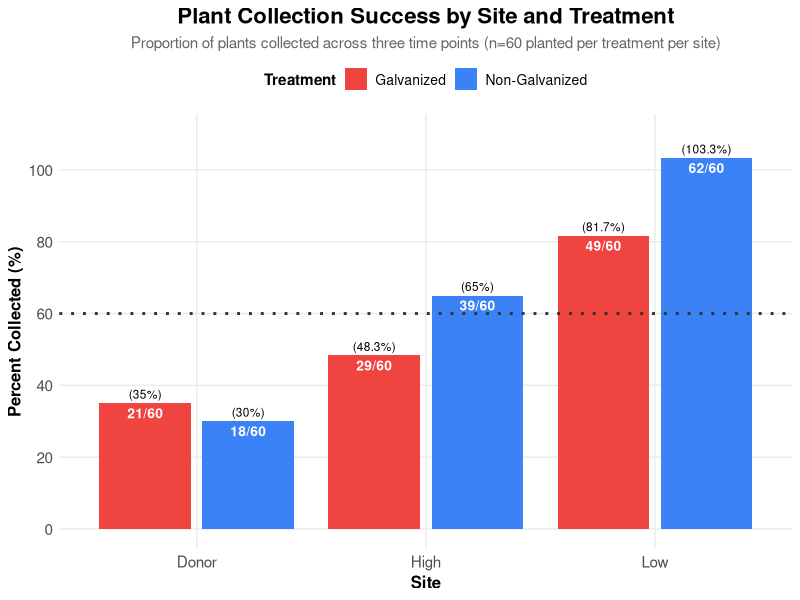

Write the R code that produced this figure. (Note: this script raises an error after producing the figure.)
### LOAD PACKAGES
library(tidyverse)

#read in data
data<- read_csv("raw_data/plant_data.csv")

#peek at the data 
str(data)
head(data)
View(data)
names(data)


# First, let's see what values exist for collection_point and site
unique(data$collection_point)
unique(data$site)

# Count natural plants collected at T0
data %>%
  filter(
    !is.na(date_collected),           # Must have been collected
    tolower(collection_point) == "t0", # At T0 time point
    tolower(site) == "natural") %>%         # Natural site
  view()

#12 plants were collected for baseline measurements at T0 at donor meadow (natural plants) 

# See all combinations of site and collection_point with counts
site_time_summary <- data %>%
  filter(!is.na(date_collected)) %>%
  count(site, collection_point) %>%
  arrange(site, collection_point)
site_time_summary

# Full summary with site, collection_point, and treatment
full_summary <- data %>%
  filter(!is.na(date_collected)) %>%
  count(site, collection_point, g_ng) %>%
  pivot_wider(
    names_from = g_ng,
    values_from = n,
    values_fill = 0) %>%
  arrange(site, collection_point)
print(full_summary)

# Calculate proportions collected at each site
# 60 galvinized (g) and 60 not galvanized (ng) planted at each experimental site

proportion_summary <- data %>%
  filter(!is.na(collection_point), 
         site %in% c("high", "low", "donor"),  # Only experimental sites
         collection_point %in% c("t1", "t2", "t3")) %>%
  count(site, g_ng) %>%
  mutate(
    planted = 60,
    proportion_collected = n / planted,
    percent_collected = (n / planted) * 100)
print(proportion_summary)

# By site and time point
proportion_by_time <- data %>%
  filter(!is.na(date_collected), 
         site %in% c("high", "low", "donor"),
         collection_point %in% c("t1", "t2", "t3")) %>%
  count(site, collection_point, g_ng) %>%
  mutate(
    planted = 60,
    proportion_collected = n / planted,
    percent_collected = (n / planted) * 100) %>%
  arrange(site, collection_point, g_ng)
print(proportion_by_time)

# Total by site (all time points combined)
total_by_site <- data %>%
  filter(!is.na(date_collected), 
         site %in% c("high", "low", "donor"),
         collection_point %in% c("t1", "t2", "t3")) %>%
  count(site, g_ng) %>%
  mutate(
    planted = 60,
    total_collected = n,
    proportion = n / planted,
    percent = (n / planted) * 100)
print(total_by_site)

# Remove non-numeric IDs, keep only numeric plant IDs (this is plants that kept original tag)
#data_numeric_only <- data %>%
 # filter(!is.na(id), id != "", !grepl("[^0-9]", id))


# Create a plot to visualize porportion collected
# Filter out NA treatments and aggregate by site
proportion_plot_data <- proportion_by_time %>%
  filter(!is.na(g_ng), g_ng != "NA") %>%
  group_by(site, g_ng) %>%
  summarise(
    n = sum(n),
    planted = 60,
    percent_collected = (n / planted) * 100,
    .groups = 'drop')

ggplot(proportion_plot_data, aes(x = site, y = percent_collected, fill = g_ng)) +
  geom_bar(stat = "identity", position = position_dodge(width = 0.9), width = 0.8) +
  geom_hline(yintercept = 60, linetype = "dotted", color = "gray20", linewidth = 1) +
  geom_text(aes(label = paste0(n, "/60")), 
            position = position_dodge(width = 0.9), 
            vjust = 1.5, 
            size = 3.5,
            color = "white",
            fontface = "bold") +
  geom_text(aes(label = paste0("(", round(percent_collected, 1), "%)")), 
            position = position_dodge(width = 0.9), 
            vjust = -0.5, 
            size = 3) +
  scale_fill_manual(values = c("g" = "#ef4440", "ng" = "#3b82f6"),
                    labels = c("g" = "Galvanized", "ng" = "Non-Galvanized"),
                    name = "Treatment") +
  labs(title = "Plant Collection Success by Site and Treatment",
       subtitle = "Proportion of plants collected across three time points (n=60 planted per treatment per site)",
       x = "Site",
       y = "Percent Collected (%)") +
  scale_y_continuous(limits = c(0, 110), breaks = seq(0, 100, 20)) +
  scale_x_discrete(labels = c("donor" = "Donor", "high" = "High", "low" = "Low")) +
  theme_minimal() +
  theme(
    plot.title = element_text(size = 16, face = "bold", hjust = 0.5),
    plot.subtitle = element_text(size = 11, hjust = 0.5, color = "gray40"),
    axis.title = element_text(size = 12, face = "bold"),
    axis.text = element_text(size = 11),
    legend.position = "top",
    legend.title = element_text(size = 11, face = "bold"),
    legend.text = element_text(size = 10),
    panel.grid.minor = element_blank())

# Prepare data for time point visualization
time_point_data <- proportion_by_time_clean %>%
  filter(!is.na(g_ng), g_ng != "NA", 
         site %in% c("donor", "high", "low"),
         collection_point %in% c("t1", "t2", "t3"))

# Plot collection over time points
ggplot(time_point_data, aes(x = collection_point, y = percent_collected, fill = g_ng)) +
  geom_bar(stat = "identity", position = position_dodge(width = 0.9), width = 0.8) +
  geom_hline(yintercept = 20, linetype = "dotted", color = "gray20", linewidth = 1) +
  geom_text(aes(label = paste0(n, "/60")), 
            position = position_dodge(width = 0.9), 
            vjust = 1.5, 
            size = 3,
            color = "white",
            fontface = "bold") +
  geom_text(aes(label = paste0("(", round(percent_collected, 1), "%)")), 
            position = position_dodge(width = 0.9), 
            vjust = -0.5, 
            size = 2.5) +
  facet_wrap(~ site, labeller = labeller(site = c("donor" = "Donor", 
                                                  "high" = "High", 
                                                  "low" = "Low"))) +
  scale_fill_manual(values = c("g" = "#ef4444", "ng" = "#3b82f6"),
                    labels = c("g" = "Galvanized", "ng" = "Non-Galvanized"),
                    name = "Treatment") +
  labs(title = "Plant Collection Success Over Time by Site",
       subtitle = "Number collected at each time point (n=60 planted per treatment per site)",
       x = "Collection Time Point",
       y = "Percent Collected (%)") +
  scale_y_continuous(limits = c(0, 80), breaks = seq(0, 80, 20)) +
  scale_x_discrete(labels = c("t1" = "T1", "t2" = "T2", "t3" = "T3")) +
  theme_minimal() +
  theme(
    plot.title = element_text(size = 16, face = "bold", hjust = 0.5),
    plot.subtitle = element_text(size = 11, hjust = 0.5, color = "gray40"),
    axis.title = element_text(size = 12, face = "bold"),
    axis.text = element_text(size = 10),
    legend.position = "top",
    legend.title = element_text(size = 11, face = "bold"),
    legend.text = element_text(size = 10),
    strip.text = element_text(size = 12, face = "bold"),
    panel.grid.minor = element_blank())


# Calculate cumulative collection properly
# At T1: collect some plants
# At T2: collect from what remains (60 - T1 collected)
# At T3: collect from what remains (60 - T1 - T2 collected)

# Calculate cumulative for Low and High, we will ignore Donor now
cumulative_collection <- proportion_by_time %>%
  filter(!is.na(g_ng), g_ng != "NA", 
         site %in% c("high", "low"),
         collection_point %in% c("t1", "t2", "t3")) %>%
  arrange(site, g_ng, collection_point) %>%
  group_by(site, g_ng) %>%
  mutate(
    remaining = 60 - cumsum(lag(n, default = 0)),
    percent_of_remaining = (n / remaining) * 100) %>%
  ungroup()

# Create a combined variable for time point and treatment for different colors
cumulative_collection <- cumulative_collection %>%
  mutate(
    time_treatment = paste0(collection_point, "_", g_ng))

# Plot with different shades for each time point
ggplot(cumulative_collection, aes(x = g_ng, y = percent_of_remaining, fill = g_ng)) +
  geom_hline(yintercept = 20, linetype = "dotted", color = "gray20", linewidth = 1) +
  geom_bar(stat = "identity", width = 0.7) +
  geom_text(aes(label = paste0(n, "/", remaining)), 
            vjust = 1.5, 
            size = 3,
            color = "white",
            fontface = "bold") +
  geom_text(aes(label = paste0("(", round(percent_of_remaining, 1), "%)")), 
            vjust = -0.5, 
            size = 2.5) +
  facet_grid(site ~ collection_point, 
             labeller = labeller(site = c("high" = "High", "low" = "Low"),
                                 collection_point = c("t1" = "T1", "t2" = "T2", "t3" = "T3"))) +
  scale_fill_manual(
    values = c("g" = "#ef4444", "ng" = "#3b82f6"),
    labels = c("g" = "Galvanized", "ng" = "Non-Galvanized"),
    name = "Treatment"
  ) +
  labs(title = "Plant Collection Success Over Time by Site",
       subtitle = "Percentage of remaining plants collected at each time point (started with n=60 per treatment per site)",
       x = "Treatment",
       y = "Percent of Remaining Plants Collected (%)") +
  scale_y_continuous(limits = c(0, 110), breaks = seq(0, 100, 20)) +
  scale_x_discrete(labels = c("g" = "G", "ng" = "NG")) +
  theme_minimal() +
  theme(
    plot.title = element_text(size = 16, face = "bold", hjust = 0.5),
    plot.subtitle = element_text(size = 11, hjust = 0.5, color = "gray40"),
    axis.title = element_text(size = 12, face = "bold"),
    axis.text = element_text(size = 10),
    legend.position = "top",
    legend.title = element_text(size = 11, face = "bold"),
    legend.text = element_text(size = 9),
    strip.text = element_text(size = 11, face = "bold"),
    panel.grid.minor = element_blank(),
    panel.spacing = unit(1, "lines"))

# Calculate what was missed (not collected)
missed_collection <- proportion_by_time %>%
  filter(!is.na(g_ng), g_ng != "NA", 
         site %in% c("donor", "high", "low"),
         collection_point %in% c("t1", "t2", "t3")) %>%
  arrange(site, g_ng, collection_point) %>%
  group_by(site, g_ng) %>%
  summarise(
    total_collected = sum(n),
    total_missed = 60 - sum(n),
    percent_missed = (total_missed / 60) * 100,
    .groups = 'drop')

# Plot what was missed
ggplot(missed_collection, aes(x = site, y = percent_missed, fill = g_ng)) +
  geom_bar(stat = "identity", position = position_dodge(width = 0.9), width = 0.8) +
  geom_text(aes(label = paste0(total_missed, "/60")), 
            position = position_dodge(width = 0.9), 
            vjust = 1.5, 
            size = 3.5,
            color = "white",
            fontface = "bold") +
  geom_text(aes(label = paste0("(", round(percent_missed, 1), "%)")), 
            position = position_dodge(width = 0.9), 
            vjust = -0.5, 
            size = 3) +
  scale_fill_manual(values = c("g" = "#dc2626", "ng" = "#2563eb"),
                    labels = c("g" = "Galvanized", "ng" = "Non-Galvanized"),
                    name = "Treatment") +
  labs(title = "Plants Not Collected (Missed) by Site and Treatment",
       subtitle = "Total plants not collected across all three time points (n=60 planted per treatment per site)",
       x = "Site",
       y = "Percent Not Collected (%)") +
  scale_y_continuous(limits = c(0, 80), breaks = seq(0, 80, 20)) +
  scale_x_discrete(labels = c("donor" = "Donor", "high" = "High", "low" = "Low")) +
  theme_minimal() +
  theme(
    plot.title = element_text(size = 16, face = "bold", hjust = 0.5),
    plot.subtitle = element_text(size = 11, hjust = 0.5, color = "gray40"),
    axis.title = element_text(size = 12, face = "bold"),
    axis.text = element_text(size = 11),
    legend.position = "top",
    legend.title = element_text(size = 11, face = "bold"),
    legend.text = element_text(size = 10),
    panel.grid.minor = element_blank())

# Summary table of what was missed
print(missed_collection)
